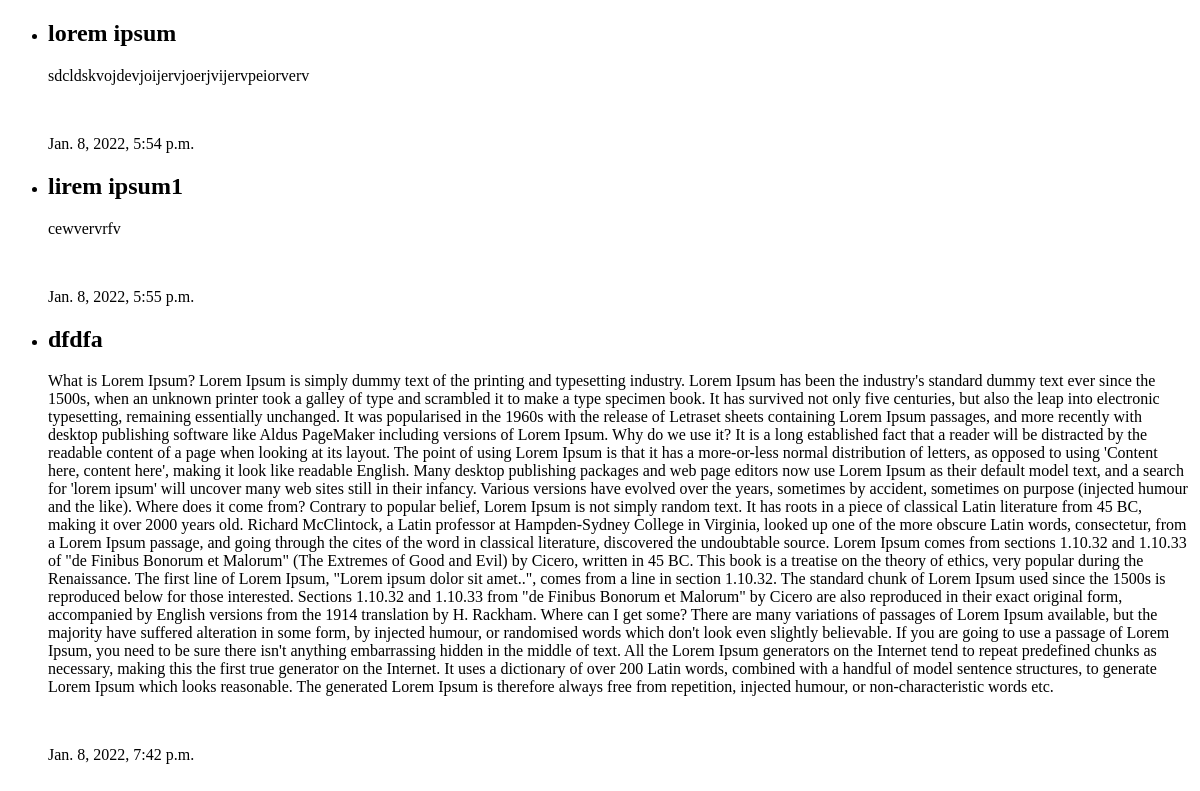
/posts/, run on an earlier commit of the app's database.
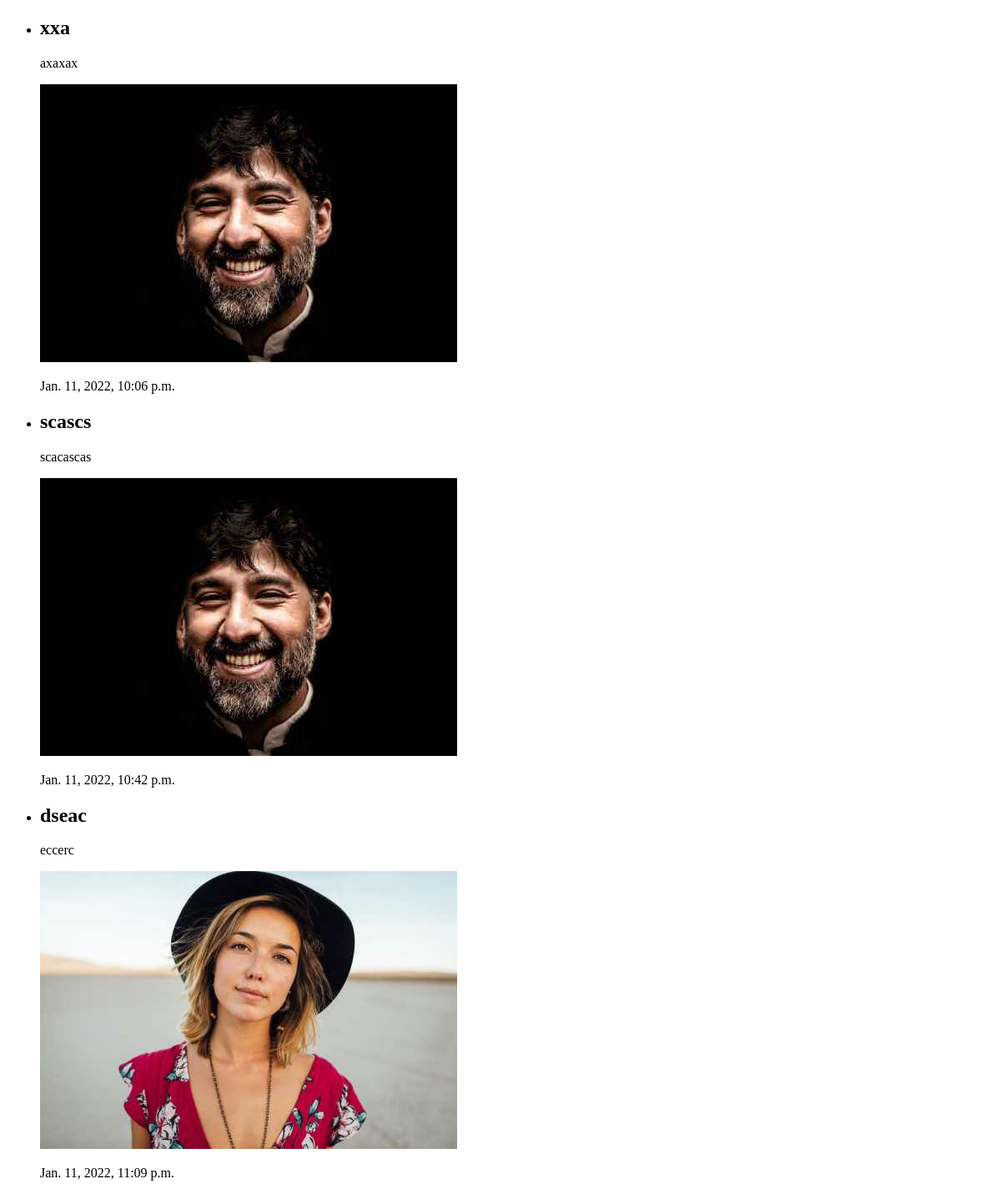
And on a later commit of the database.
### blog/models.py (models this page shows)
class Post(models.Model):
    title = models.CharField(max_length=100)
    description = models.TextField()
    image = models.ImageField(upload_to='')
    created_date = models.DateTimeField(auto_now_add=True)
    updated_date = models.DateTimeField(auto_now=True)

### blog/views.py (the view)
# urls.py: path('posts/', views.blog_all, name='posts'),
def blog_all(request):
    post = models.Post.objects.all()
    return render(request, 'post_list.html', {'post': post})

### templates/post_list.html (shortened to what this page needs)
<!DOCTYPE html>
<html lang="en">
<head>
</head>
<body>
<div>
    <ul>
        {% for i in post %}
        <li>
            <h2> {{ i.title }} </h2>
            <p> {{ i.description }} </p>
            <img src="{{ i.image.url }}" alt="">
            <p>{{ i.created_date }}</p>
        </li>
        {% endfor %}
    </ul>
</div>
</body>
</html>

What changed in the data, as far as the page shows it:
removed Post: title "lorem ipsum", description "sdcldskvojdevjoijervjoerjvijervpeiorverv", created_date "Jan. 8, 2022, 5:54 p.m."
removed Post: title "lirem ipsum1", description "cewvervrfv", created_date "Jan. 8, 2022, 5:55 p.m."
removed Post: title "dfdfa", description "What is Lorem Ipsum? Lorem Ipsum is simply dummy text of the printing and typesetting industry. Lorem Ipsum has been the industry's standard dummy text ever since the 1500s, when an unknown printer took a galley of type and scrambled it to make a type specimen book. It has survived not only five centuries, but also the leap into electronic typesetting, remaining essentially unchanged. It was popularised in the 1960s with the release of Letraset sheets containing Lorem Ipsum passages, and more recently with desktop publishing software like Aldus PageMaker including versions of Lorem Ipsum. Why do we use it? It is a long established fact that a reader will be distracted by the readable…", created_date "Jan. 8, 2022, 7:42 p.m."
added Post: title "xxa", description "axaxax", image (picture), created_date "Jan. 11, 2022, 10:06 p.m."
added Post: title "scascs", description "scacascas", image (picture), created_date "Jan. 11, 2022, 10:42 p.m."
added Post: title "dseac", description "eccerc", image (picture), created_date "Jan. 11, 2022, 11:09 p.m."
